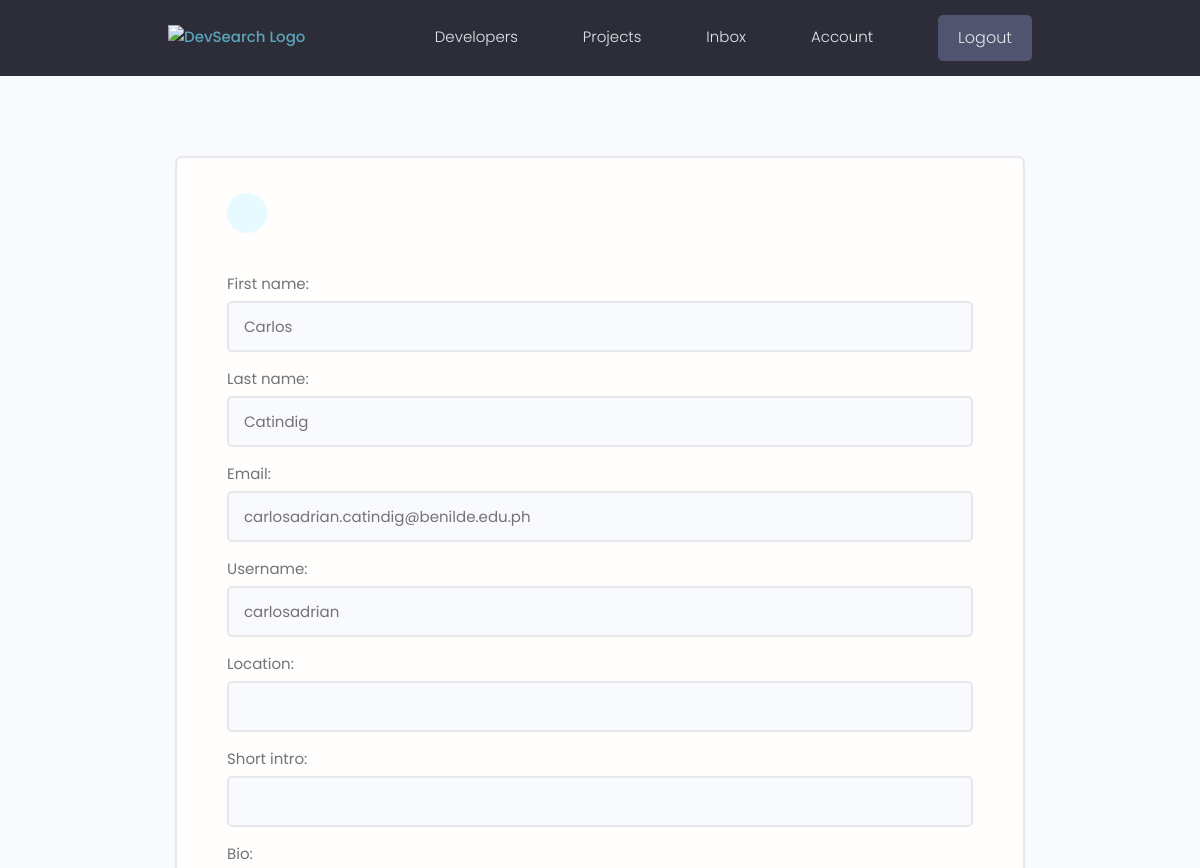
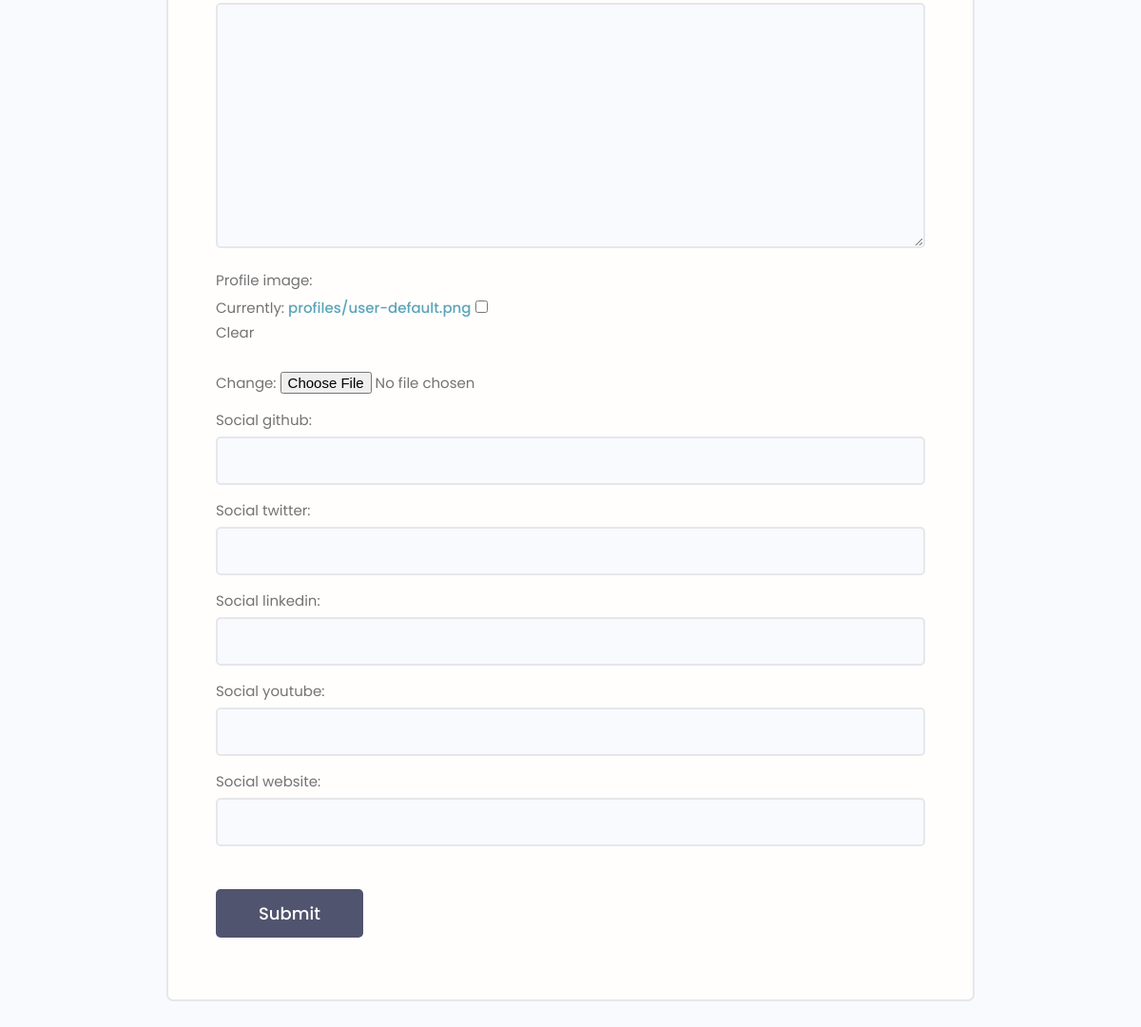
Page /account/edit (signed in) on the committed database (2 pictures, top to bottom).
### users/models.py (models this page shows, shortened)
class Profile(models.Model):
    user = models.OneToOneField(User, on_delete=models.CASCADE, null=True, blank=True)
    slug = models.SlugField(null=True, blank=True)
    first_name = models.CharField(max_length=255, null=True, blank=True)
    last_name = models.CharField(max_length=255, null=True, blank=True)
    email = models.EmailField(max_length=320, null=True, blank=True)
    username = models.CharField(max_length=255, null=True, blank=True)
    location = models.CharField(max_length=255, null=True, blank=True)
    short_intro = models.CharField(max_length=255, null=True, blank=True)
    bio = models.TextField(null=True, blank=True)
    profile_image = models.ImageField(null=True, blank=True, upload_to='profiles/', default='profiles/user-default.png')
    social_github = models.CharField(max_length=2048, null=True, blank=True)
    social_twitter = models.CharField(max_length=2048, null=True, blank=True)
    social_linkedin = models.CharField(max_length=2048, null=True, blank=True)
    social_youtube = models.CharField(max_length=2048, null=True, blank=True)
    social_website = models.CharField(max_length=2048, null=True, blank=True)
    created = models.DateTimeField(auto_now_add=True)
    id = models.UUIDField(default=uuid.uuid4, primary_key=True, unique=True, editable=False)
    class Meta:
        verbose_name_plural = 'Profiles'

### users/views.py (the view)
# urls.py: path('account/edit', views.edit_account, name="edit-account"),
@login_required(login_url='login')
def edit_account(request):
    profile = request.user.profile
    form = ProfileForm(instance=profile)
    if request.method == "POST":
        form = ProfileForm(request.POST, request.FILES, instance=profile)
        if form.is_valid():
            form.save()
            return redirect('account')
    context = {"form": form}
    return render(request, "users/edit-account.html", context)

### users/forms.py
class ProfileForm(ModelForm):
    class Meta:
        model = Profile
        fields = [
            'first_name', 'last_name', 'email',
            'username', 'location', 'short_intro',
            'bio', 'profile_image','social_github',
            'social_twitter','social_linkedin',
            'social_youtube','social_website'
        ]
    def __init__(self, *args, **kwargs):
        super().__init__(*args, **kwargs)
        for field in self.fields.values():
            field.widget.attrs.update({"class": "input"})

### users/templates/users/edit-account.html (shortened to what this page needs)
{% extends 'main.html' %}
{% block content %}
<main class="formPage my-xl">
    <div class="content-box">
        <div class="formWrapper">
            <a class="backButton" href="#"></a>
            <br>
            <form class="form" method="POST" enctype="multipart/form-data">
                {% for field in form %}
                <div class="form__field">
                    <label for="formInput#text">{{field.label}}: </label>
                    {{field}}
                </div>
                {% endfor %}
                <input class="btn btn--sub btn--lg  my-md" type="submit" value="Submit" />
            </form>
        </div>
    </div>
</main>
{% endblock content %}

### static/styles/app.css (style rules this page uses)
:root { --color-sub: #2d2d39; }
.btn--sub { background-color: var(--color-sub-light); }
.content-box { width: 95%; max-width: 85rem; margin: 0 auto; }
.backButton { background: var(--color-main-light); color: var(--color-main); width: 4rem; height: 4rem; display: flex; align-items: center; justify-content: center; border-radius: 50%; }
.formPage .formWrapper { list-style: none; background: var(--color-white); padding: 3.5rem 5rem; border: 2px solid var(--color-light); border-radius: 0.7rem; }

### static/uikit/styles/modules/_variables.css (style rules this page uses)
:root { --color-main: #5aa5b9; --color-main-light: #e6faff; --color-sub: #3f4156; --color-sub-light: #51546e; --color-sub-lighter: #ededfd; --color-text: #737373; --color-gray: #8b8b8b; --color-light: #e5e7eb; --color-light-gray: #767676; --color-bg: #f8fafd; --color-white: #fffefd; --color-white-light: #f3f3f3; --color-success: #359e64; --color-success-bg: #def8e8; --color-error: #fc4b0b; --color-error-bg: #fff2ee; --font-base: 'Poppins', arial, helvetica, 'Segoe UI', roboto, ubuntu, sans-serif; --font-monospace: 'Fira Code', 'Courier New', courier, monospace; --font-regular: 300; --font-medium: 500; --font-bold: 700; --generic-shadow: 1px 1px 5px #00000010; --generic-transition: all 0.3s ease-in-out; }

### static/uikit/styles/modules/_base.css (style rules this page uses)
* { margin: 0; padding: 0; box-sizing: border-box; text-rendering: optimizeLegibility; color: inherit; font-size: inherit; }
html { font-size: 50%; }
@media only screen and (min-width: 480px) { html { font-size: 56.25%; } }
@media only screen and (min-width: 1200px) { html { font-size: 62.5%; } }
body { line-height: 1.6; font-weight: 400; font-size: 1.5rem; color: var(--color-text); background-color: var(--color-bg); min-height: 100vh; }

### static/uikit/styles/modules/_typography.css (style rules this page uses)
* { font-family: var(--font-base); }
a { padding-bottom: 2px; text-decoration: none; display: inline-block; color: var(--color-main); font-weight: var(--font-medium); }

### static/uikit/styles/modules/_utilities.css (style rules this page uses)
.my-md { margin: 3rem auto; }
.my-xl { margin: 8rem auto; }

### static/uikit/styles/modules/_button.css (style rules this page uses)
.btn { display: inline-block; position: relative; cursor: pointer; background-color: var(--color-light); font-weight: var(--font-medium); color: var(--color-sub); text-decoration: none; padding: 1rem 2rem; border-radius: 0.5rem; border: none; width: -webkit-fit-content; width: -moz-fit-content; width: fit-content; height: -webkit-fit-content; height: -moz-fit-content; height: fit-content; font-size: 1.6rem; outline-width: 0; outline-color: transparent; -webkit-backface-visibility: hidden; backface-visibility: hidden; transition: all 0.3s ease-in-out; }
.btn--sub { background-color: var(--color-sub); color: var(--color-white); }
.btn--lg { font-size: 1.8rem; padding: 1.2rem 4.5rem; }

### static/uikit/styles/modules/_form.css (style rules this page uses)
.form { display: block; }
.form__field { margin-top: 1.5rem; margin-bottom: 1.5rem; }
.form__label, .form__field > label { display: block; margin-bottom: 0.5rem; color: var(--color-text); }
input.input[type='text'], input.input[type='email'], input.input[type='password'], input.input[type='number'], textarea.input { min-width: 24rem; width: 100%; padding: 1.2rem 1.5rem; border-radius: 0.5rem; border: 2px solid var(--color-light); transition: all 0.3s ease-in-out; background-color: var(--color-bg); }

### rows in the picture
Profile: form "Carlos" "Catindig" "carlosadrian.catindig@benilde.edu.ph" "carlosadrian"

### other values in the picture
{{ field.label }} "First name" "Last name" "Email" "Username" "Location" "Short intro" "Bio" "Profile image" "Social github" "Social twitter" "Social linkedin" "Social youtube" "Social website"
